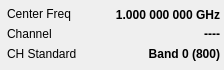
      <widget class="SA_ClickedWidget" name="widget_Freq" native="true">
       <property name="geometry">
        <rect>
         <x>14</x>
         <y>100</y>
         <width>224</width>
         <height>70</height>
        </rect>
       </property>
       <property name="styleSheet">
        <string notr="true">/*******************indoor**********************/
#BitSA[status  =  &quot;indoor&quot;] QWidget
{
	border-radius:2px;	
	border:1px solid rgba(151,151,151,1);
}
#BitSA[status  =  &quot;indoor&quot;] QLabel
{
	border-style:flat;
	font-size:13px;
	color:rgba(255, 255, 255, 1);
}


/*******************outdoor**********************/
#BitSA[status  =  &quot;outdoor&quot;] QWidget
{
	border-radius:2px;	
	border:1px solid rgba(151,151,151,1);
}
#BitSA[status  =  &quot;outdoor&quot;] QLabel
{
	border-style:flat;
	font-size:13px;
   color:rgb(1,1,1);
}

/*******************night**********************/
#BitSA[status  =  &quot;night&quot;] QWidget
{
	border-radius:2px;	
	border:1px solid #948262;
}
#BitSA[status  =  &quot;night&quot;] QLabel
{
	border-style:flat;
	font-size:13px;
	color:#FBDBA7;
}
</string>
       </property>
       <widget class="QLabel" name="lblCenterFreq">
        <property name="geometry">
         <rect>
          <x>7</x>
          <y>5</y>
          <width>101</width>
          <height>17</height>
         </rect>
        </property>
        <property name="text">
         <string>Center Freq</string>
        </property>
       </widget>
       <widget class="QLabel" name="lblChannel">
        <property name="geometry">
         <rect>
          <x>7</x>
          <y>25</y>
          <width>101</width>
          <height>17</height>
         </rect>
        </property>
        <property name="text">
         <string>Channel</string>
        </property>
       </widget>
       <widget class="QLabel" name="lblCHStandard">
        <property name="geometry">
         <rect>
          <x>7</x>
          <y>45</y>
          <width>101</width>
          <height>17</height>
         </rect>
        </property>
        <property name="text">
         <string>CH Standard</string>
        </property>
       </widget>
       <widget class="QLabel" name="lblCenterFreqValue">
        <property name="geometry">
         <rect>
          <x>99</x>
          <y>5</y>
          <width>121</width>
          <height>20</height>
         </rect>
        </property>
        <property name="styleSheet">
         <string notr="true">font-weight:bold;</string>
        </property>
        <property name="text">
         <string>1.000 000 000 GHz</string>
        </property>
        <property name="alignment">
         <set>Qt::AlignRight|Qt::AlignTrailing|Qt::AlignVCenter</set>
        </property>
       </widget>
       <widget class="QLabel" name="lblChannelValue">
        <property name="geometry">
         <rect>
          <x>109</x>
          <y>25</y>
          <width>111</width>
          <height>17</height>
         </rect>
        </property>
        <property name="styleSheet">
         <string notr="true">font-weight:bold;</string>
        </property>
        <property name="text">
         <string>----</string>
        </property>
        <property name="alignment">
         <set>Qt::AlignRight|Qt::AlignTrailing|Qt::AlignVCenter</set>
        </property>
       </widget>
       <widget class="QLabel" name="lblCHStandardValue">
        <property name="geometry">
         <rect>
          <x>109</x>
          <y>45</y>
          <width>111</width>
          <height>17</height>
         </rect>
        </property>
        <property name="styleSheet">
         <string notr="true">font-weight:bold;</string>
        </property>
        <property name="text">
         <string>Band 0 (800)</string>
        </property>
        <property name="alignment">
         <set>Qt::AlignRight|Qt::AlignTrailing|Qt::AlignVCenter</set>
        </property>
       </widget>
      </widget>
